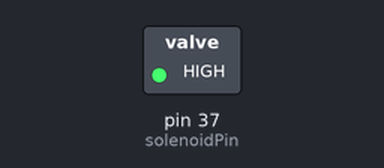
This sketch was run on a simulated Arduino Mega 2560, built with avr-gcc and run on an emulated ATmega2560. On the bench: switched loads named in the sketch (green lamp = pin HIGH). Dashed ring = blinking.

Above: at 0.5 s.
Timing chart, 0 to 4.6 s (numbered marks = the images above):
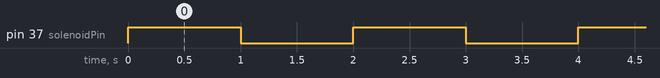

The sketch:

solenoid.ino
```cpp
// Minimal code to test the solenoid actuator to open and close the bin.

#include <Arduino.h>

const int solenoidPin = 37; //This is the output pin on the Arduino

void setup(){
  pinMode(solenoidPin, OUTPUT); //Sets that pin as an output
}

void loop(){
  digitalWrite(solenoidPin, HIGH);
	delay(1000);
  digitalWrite(solenoidPin, LOW);
  delay(1000);
}
```

Measured:
- by itself, pin 37 (solenoidPin): alternates HIGH for 1.0 s and LOW for 1.0 s
